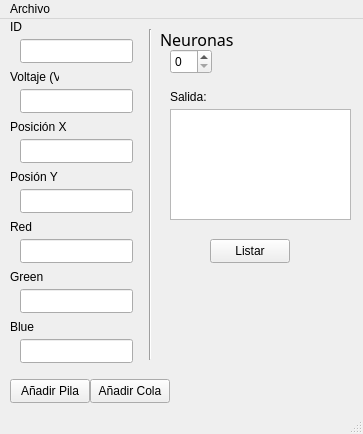
<?xml version="1.0" encoding="UTF-8"?>
<ui version="4.0">
 <class>MainWindow</class>
 <widget class="QMainWindow" name="MainWindow">
  <property name="geometry">
   <rect>
    <x>0</x>
    <y>0</y>
    <width>363</width>
    <height>434</height>
   </rect>
  </property>
  <property name="windowTitle">
   <string>MainWindow</string>
  </property>
  <widget class="QWidget" name="centralwidget">
   <widget class="QPushButton" name="btnAPila">
    <property name="geometry">
     <rect>
      <x>10</x>
      <y>360</y>
      <width>80</width>
      <height>24</height>
     </rect>
    </property>
    <property name="text">
     <string>Añadir Pila</string>
    </property>
   </widget>
   <widget class="QLineEdit" name="lineEdit">
    <property name="geometry">
     <rect>
      <x>20</x>
      <y>20</y>
      <width>113</width>
      <height>24</height>
     </rect>
    </property>
   </widget>
   <widget class="QLabel" name="label">
    <property name="geometry">
     <rect>
      <x>10</x>
      <y>0</y>
      <width>49</width>
      <height>16</height>
     </rect>
    </property>
    <property name="text">
     <string>ID</string>
    </property>
   </widget>
   <widget class="QLineEdit" name="lineEdit_2">
    <property name="geometry">
     <rect>
      <x>20</x>
      <y>70</y>
      <width>113</width>
      <height>24</height>
     </rect>
    </property>
   </widget>
   <widget class="QLabel" name="label_2">
    <property name="geometry">
     <rect>
      <x>10</x>
      <y>50</y>
      <width>49</width>
      <height>16</height>
     </rect>
    </property>
    <property name="text">
     <string>Voltaje (V)</string>
    </property>
   </widget>
   <widget class="QLineEdit" name="lineEdit_3">
    <property name="geometry">
     <rect>
      <x>20</x>
      <y>120</y>
      <width>113</width>
      <height>24</height>
     </rect>
    </property>
   </widget>
   <widget class="QLabel" name="label_3">
    <property name="geometry">
     <rect>
      <x>10</x>
      <y>100</y>
      <width>61</width>
      <height>16</height>
     </rect>
    </property>
    <property name="text">
     <string>Posición X</string>
    </property>
   </widget>
   <widget class="QLineEdit" name="lineEdit_4">
    <property name="geometry">
     <rect>
      <x>20</x>
      <y>170</y>
      <width>113</width>
      <height>24</height>
     </rect>
    </property>
   </widget>
   <widget class="QLabel" name="label_4">
    <property name="geometry">
     <rect>
      <x>10</x>
      <y>150</y>
      <width>49</width>
      <height>16</height>
     </rect>
    </property>
    <property name="text">
     <string>Posión Y</string>
    </property>
   </widget>
   <widget class="QLineEdit" name="lineEdit_5">
    <property name="geometry">
     <rect>
      <x>20</x>
      <y>220</y>
      <width>113</width>
      <height>24</height>
     </rect>
    </property>
   </widget>
   <widget class="QLabel" name="label_5">
    <property name="geometry">
     <rect>
      <x>10</x>
      <y>200</y>
      <width>49</width>
      <height>16</height>
     </rect>
    </property>
    <property name="text">
     <string>Red</string>
    </property>
   </widget>
   <widget class="QLineEdit" name="lineEdit_6">
    <property name="geometry">
     <rect>
      <x>20</x>
      <y>270</y>
      <width>113</width>
      <height>24</height>
     </rect>
    </property>
   </widget>
   <widget class="QLabel" name="label_6">
    <property name="geometry">
     <rect>
      <x>10</x>
      <y>250</y>
      <width>49</width>
      <height>16</height>
     </rect>
    </property>
    <property name="text">
     <string>Green</string>
    </property>
   </widget>
   <widget class="QLineEdit" name="lineEdit_7">
    <property name="geometry">
     <rect>
      <x>20</x>
      <y>320</y>
      <width>113</width>
      <height>24</height>
     </rect>
    </property>
   </widget>
   <widget class="QLabel" name="label_7">
    <property name="geometry">
     <rect>
      <x>10</x>
      <y>300</y>
      <width>49</width>
      <height>16</height>
     </rect>
    </property>
    <property name="text">
     <string>Blue</string>
    </property>
   </widget>
   <widget class="Line" name="line">
    <property name="geometry">
     <rect>
      <x>140</x>
      <y>10</y>
      <width>20</width>
      <height>331</height>
     </rect>
    </property>
    <property name="orientation">
     <enum>Qt::Vertical</enum>
    </property>
   </widget>
   <widget class="QLabel" name="label_8">
    <property name="geometry">
     <rect>
      <x>160</x>
      <y>10</y>
      <width>91</width>
      <height>21</height>
     </rect>
    </property>
    <property name="font">
     <font>
      <family>Raleway Medium</family>
      <pointsize>12</pointsize>
     </font>
    </property>
    <property name="text">
     <string>Neuronas</string>
    </property>
   </widget>
   <widget class="QPlainTextEdit" name="cSalida">
    <property name="geometry">
     <rect>
      <x>170</x>
      <y>90</y>
      <width>181</width>
      <height>111</height>
     </rect>
    </property>
   </widget>
   <widget class="QLabel" name="label_9">
    <property name="geometry">
     <rect>
      <x>170</x>
      <y>70</y>
      <width>49</width>
      <height>16</height>
     </rect>
    </property>
    <property name="text">
     <string>Salida:</string>
    </property>
   </widget>
   <widget class="QSpinBox" name="spinBox">
    <property name="geometry">
     <rect>
      <x>170</x>
      <y>30</y>
      <width>42</width>
      <height>25</height>
     </rect>
    </property>
   </widget>
   <widget class="QPushButton" name="btnACola">
    <property name="geometry">
     <rect>
      <x>90</x>
      <y>360</y>
      <width>80</width>
      <height>24</height>
     </rect>
    </property>
    <property name="text">
     <string>Añadir Cola</string>
    </property>
   </widget>
   <widget class="QPushButton" name="btnListar">
    <property name="geometry">
     <rect>
      <x>210</x>
      <y>220</y>
      <width>80</width>
      <height>24</height>
     </rect>
    </property>
    <property name="text">
     <string>Listar</string>
    </property>
   </widget>
  </widget>
  <widget class="QMenuBar" name="menubar">
   <property name="geometry">
    <rect>
     <x>0</x>
     <y>0</y>
     <width>363</width>
     <height>21</height>
    </rect>
   </property>
   <widget class="QMenu" name="menuA_adir">
    <property name="title">
     <string>Archivo</string>
    </property>
    <addaction name="actionAbrir"/>
    <addaction name="actionGuardar"/>
   </widget>
   <addaction name="menuA_adir"/>
  </widget>
  <widget class="QStatusBar" name="statusbar"/>
  <action name="actionAbrir">
   <property name="text">
    <string>Abrir</string>
   </property>
  </action>
  <action name="actionGuardar">
   <property name="text">
    <string>Guardar</string>
   </property>
  </action>
 </widget>
 <resources/>
 <connections/>
</ui>
